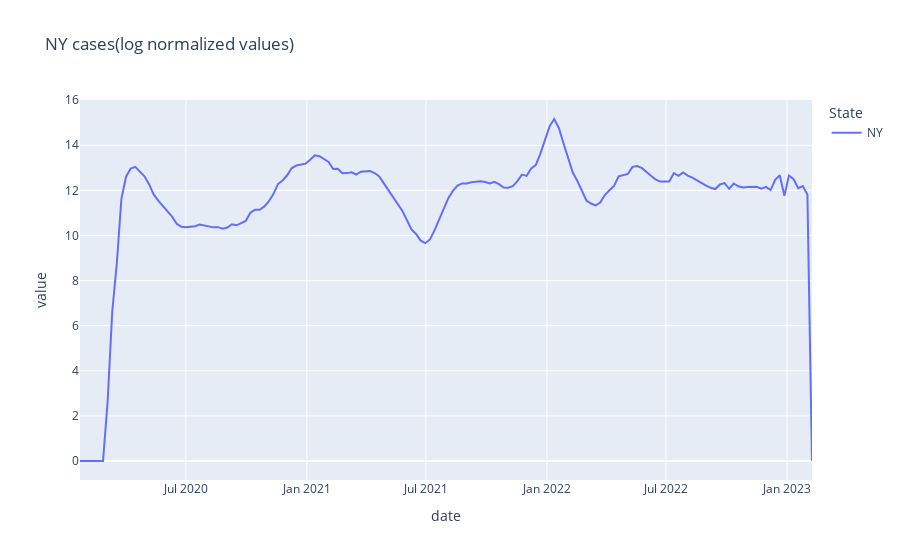

Source (notebook cell):
### Code cell
cases_log_values_NY = px.line(NY_weekly_pattern, x = 'date', y = ['new_cases_log_norm'], color='State', title="NY cases(log normalized values)")
cases_log_values_NY.show()

### Figure 1 — Plotly figure (JSON) as saved in the notebook; plotly's stock layout.template omitted (floating-point values rounded to 4 significant figures; data arrays with more than 128 entries replaced by an {"elided": "..."} marker saying what was removed)
{"data": [{"hovertemplate": "State=NY<br>variable=new_cases_log_norm<br>date=%{x}<br>value=%{y}<extra></extra>", "legendgroup": "NY", "line": {"color": "#636efa", "dash": "solid"}, "marker": {"symbol": "circle"}, "mode": "lines", "name": "NY", "orientation": "v", "showlegend": true, "type": "scatter", "x": {"elided": "160 str values"}, "xaxis": "x", "y": {"elided": "160 float values"}, "yaxis": "y"}], "layout": {"legend": {"title": {"text": "State"}, "tracegroupgap": 0}, "title": {"text": "NY cases(log normalized values)"}, "xaxis": {"anchor": "y", "domain": [0, 1], "title": {"text": "date"}}, "yaxis": {"anchor": "x", "domain": [0, 1], "title": {"text": "value"}}}}
